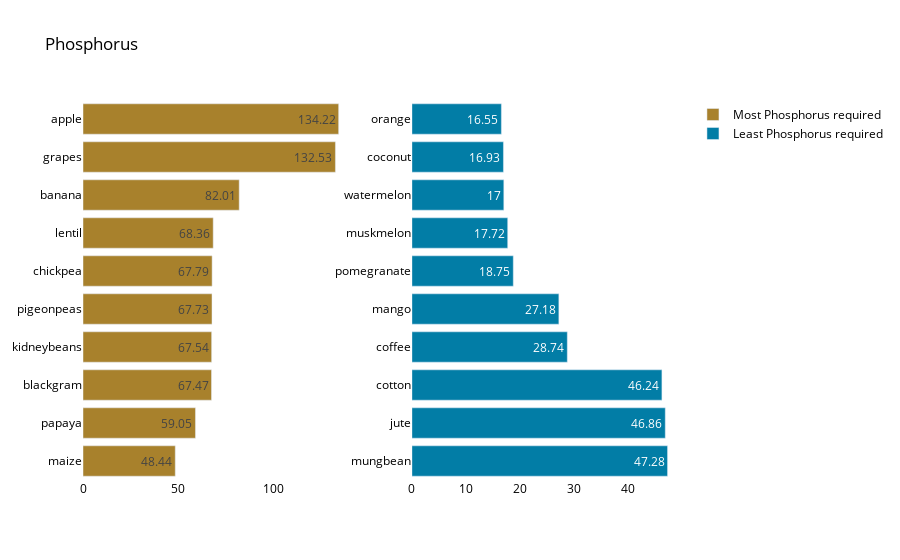

Here is the notebook cell this chart was saved with:
### Markdown cell above
**Phosphorus Analysis**

### Code cell
Phosphorus=cropMeanValue.sort_values(by='P', ascending=False)
analyzeElements(Phosphorus,'P', "Phosphorus")

### Figure 1 — Plotly figure (JSON) as saved in the notebook; plotly's stock layout.template omitted (floating-point values rounded to 4 significant figures)
{"data": [{"marker": {"color": "#a8812c"}, "name": "Most Phosphorus required", "orientation": "h", "text": [48.44, 59.05, 67.47, 67.54, 67.73, 67.79, 68.36, 82.01, 132.5, 134.2], "textposition": "inside", "texttemplate": "%{text}", "type": "bar", "x": [48.44, 59.05, 67.47, 67.54, 67.73, 67.79, 68.36, 82.01, 132.5, 134.2], "xaxis": "x", "y": ["maize", "papaya", "blackgram", "kidneybeans", "pigeonpeas", "chickpea", "lentil", "banana", "grapes", "apple"], "yaxis": "y"}, {"marker": {"color": "#027da6"}, "name": "Least Phosphorus required", "orientation": "h", "text": [47.28, 46.86, 46.24, 28.74, 27.18, 18.75, 17.72, 17, 16.93, 16.55], "textposition": "inside", "texttemplate": "%{text}", "type": "bar", "x": [47.28, 46.86, 46.24, 28.74, 27.18, 18.75, 17.72, 17, 16.93, 16.55], "xaxis": "x2", "y": ["mungbean", "jute", "cotton", "coffee", "mango", "pomegranate", "muskmelon", "watermelon", "coconut", "orange"], "yaxis": "y2"}], "layout": {"autosize": true, "font": {"color": "black", "size": 12}, "plot_bgcolor": "white", "title": {"text": "Phosphorus"}, "xaxis": {"anchor": "y", "autorange": true, "domain": [0, 0.45], "range": [0, 141.3], "showgrid": false, "type": "linear"}, "xaxis2": {"anchor": "y2", "autorange": true, "domain": [0.55, 1], "range": [0, 49.77], "showgrid": false, "type": "linear"}, "yaxis": {"anchor": "x", "autorange": true, "domain": [0, 1], "range": [-0.5, 9.5], "showgrid": false, "type": "category"}, "yaxis2": {"anchor": "x2", "autorange": true, "domain": [0, 1], "range": [-0.5, 9.5], "showgrid": false, "type": "category"}}}
